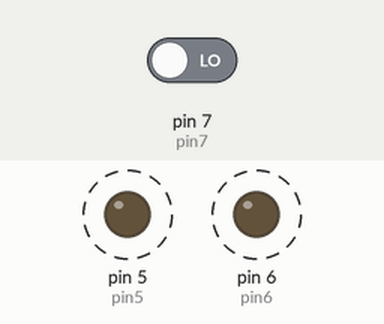
Bench run of a sketch on a simulated Arduino Uno, built with avr-gcc and run on an emulated ATmega328P. Shown: output pins drawn as LEDs (lit = HIGH). Dashed ring = blinking. The test bench sets the inputs (shaded band); at power-on: pin 7 (pin7) LOW. What the sketch prints to the serial monitor is not drawn.

Above: at 0.2 s.
Timing chart, 0 to 4.6 s (numbered marks = the images above):
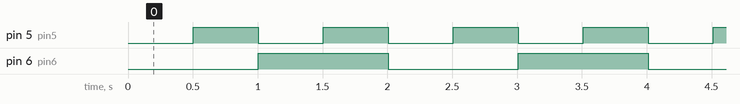

Measured:
- by itself, pin 5 (pin5): alternates HIGH for 0.50 s and LOW for 0.50 s
- by itself, pin 6 (pin6): alternates HIGH for 1.0 s and LOW for 1.0 s
- by itself, everything shown: repeats every 2.0 s, in 4 steps

The sketch:

logic_test_74hc08_pwm.ino
```cpp
// Define the pins
const int pin5 = 5; // Square wave with 1-second period
const int pin6 = 6; // Square wave with 2-second period
const int pin7 = 7; // Monitor state

// Variables to store the last toggle time
unsigned long previousMillis5 = 0;
unsigned long previousMillis6 = 0;

// Variables to store the state of the pins
int state5 = LOW;
int state6 = LOW;

void setup() {
  // Initialize the serial communication
  Serial.begin(9600);

  // Set the pin modes
  pinMode(pin5, OUTPUT);
  pinMode(pin6, OUTPUT);
  pinMode(pin7, INPUT);
}

void loop() {
  // Get the current time
  unsigned long currentMillis = millis();

  // Toggle pin 5 every 500 ms (1-second period)
  if (currentMillis - previousMillis5 >= 500) {
    previousMillis5 = currentMillis;
    state5 = !state5;
    digitalWrite(pin5, state5);
  }

  // Toggle pin 6 every 1000 ms (2-second period)
  if (currentMillis - previousMillis6 >= 1000) {
    previousMillis6 = currentMillis;
    state6 = !state6;
    digitalWrite(pin6, state6);
  }

  // Print the states of pins 5, 6, and 7 with spaces between values
  Serial.print(digitalRead(pin5));
  Serial.print(" ");
  Serial.print(digitalRead(pin6));
  Serial.print(" ");
  Serial.println(digitalRead(pin7));

  // Small delay to make the serial output readable
  delay(100);
}
```
